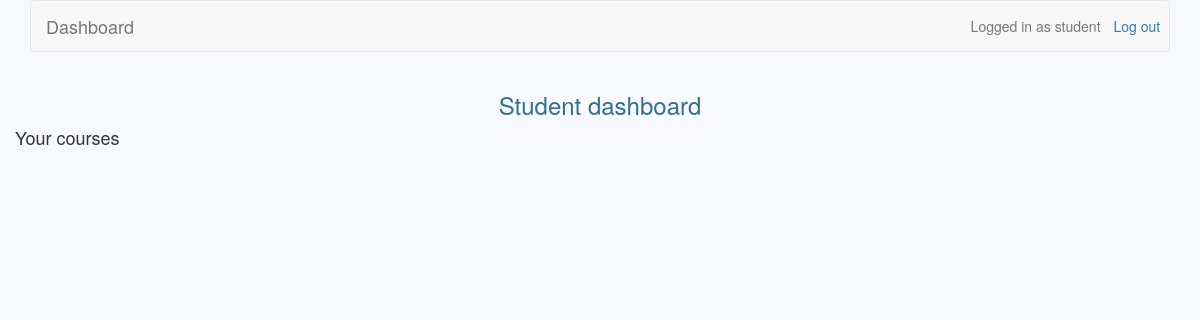
The app's page /students/ (signed in), older data.
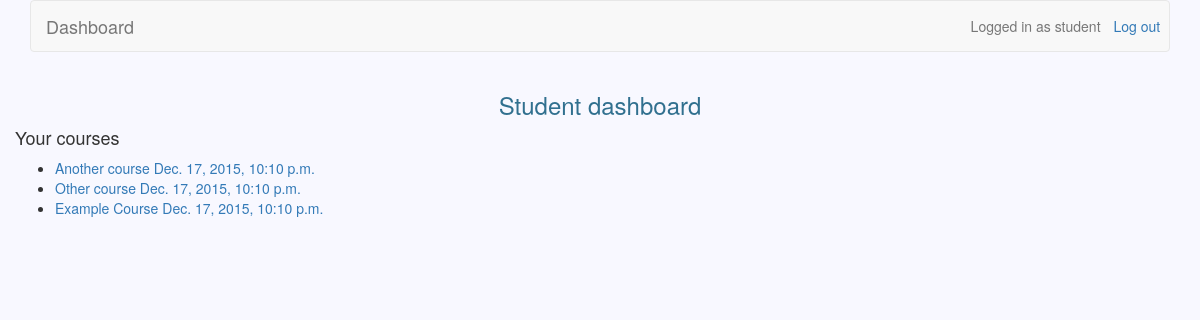
The same page, newer data.
### teachers/models.py (models this page shows)
class Course(models.Model):
	owner = models.CharField(max_length=30)
	name = models.CharField(max_length=30, unique=True, db_index=True)
	description = models.TextField(blank=True)
	created = models.DateTimeField(default=datetime.now)
	participants = models.ManyToManyField(settings.AUTH_USER_MODEL, blank=True, through='Participation')

### students/views.py (the view)
@user_passes_test(student_check)
def dashboard(request):
	participants = list(Participation.objects.filter(user=request.user.id))
	courses_unflattened = list()
	for participant in participants:
		courses_unflattened.append(list(Course.objects.filter(id=participant.course.id)))
	courses = list(chain.from_iterable(courses_unflattened))
	courses.sort(key=lambda x: x.created, reverse=True)
	return render(request, 'student_dashboard.html', {'courses': courses})

### students/views.py (called while the page is built)
def student_check(user):
    return user.is_teacher == False

### students/templates/student_dashboard.html
{% extends 'base.html' %}
{% block header_text %}
	{% if messages %}
	    {% for message in messages %}
	    	{{ message }}
	    {% endfor %}
	{% else %}
		Student dashboard
	{% endif %}
{% endblock %}
{% block dashboard %}
	<h4>Your courses</h4>
	<ul>
	    {% for course in courses %}
	        <li><a href="/students/{{ course.id }}">{{ course.name }} {{ course.created }}</a></li>
	    {% endfor %}
	</ul>
{% endblock %}

Row changes from the older to the newer data that the page shows:
added Course: name "Another course", created "Dec. 17, 2015, 10:10 p.m."
added Course: name "Other course", created "Dec. 17, 2015, 10:10 p.m."
added Course: name "Example Course", created "Dec. 17, 2015, 10:10 p.m."
